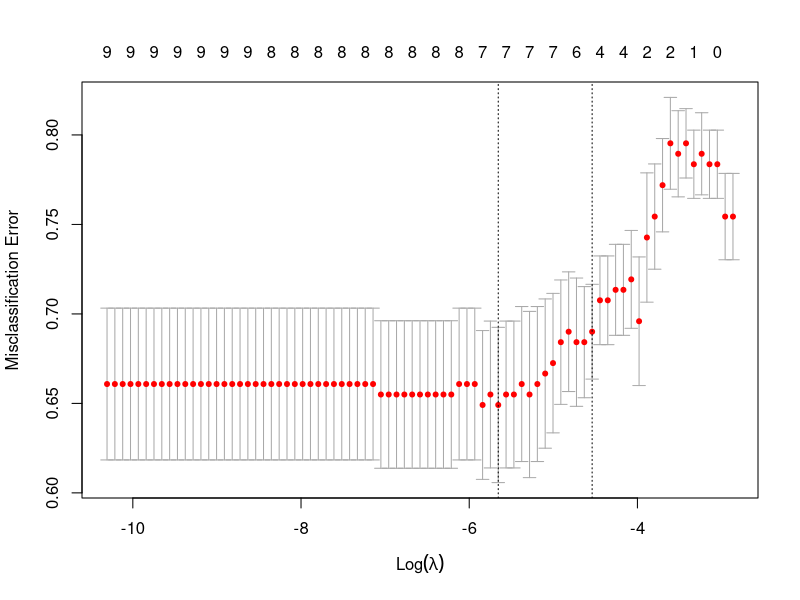

This chart was generated by the following R code:
## ---- chunk 1
# Packages
library(caret)
library(glmnet)
library(dplyr)

## ---- chunk 2
# Read data
Sixty_Minutes_Micro <- read.csv("Burning Macro and Micro Data - 60 Minutes  - Micro.csv",
                 stringsAsFactors = FALSE)
## ---- chunk 3
# Set outcome
Sixty_Minutes_Micro$Tool <- as.factor(Sixty_Minutes_Micro$Tool)

# Remove rows with missing data
lasso_data_complete <- na.omit(Sixty_Minutes_Micro)

# Check how many rows remain
nrow(lasso_data_complete)
## ---- chunk 4
# Separate outcome and predictors
y <- lasso_data_complete$Tool

x_raw <- lasso_data_complete %>%
  select(-Tool)

# Check near-zero variance variables
nzv_metrics <- nearZeroVar(
  x_raw,
  freqCut = 95/5,
  uniqueCut = 10,
  saveMetrics = TRUE
)

nzv_metrics

# See which variables are flagged
nzv_metrics[nzv_metrics$nzv == TRUE, ]

# Remove near-zero variance predictors
nzv_vars <- rownames(nzv_metrics[nzv_metrics$nzv == TRUE, ])

x_filtered <- x_raw %>%
  select(-all_of(nzv_vars))
## ---- chunk 5
# Dummy-code categorical predictors
dummy_model <- dummyVars(~ ., data = x_filtered, fullRank = TRUE)

x <- predict(dummy_model, newdata = x_filtered)

# Make sure x is a matrix
x <- as.matrix(x)
## ---- chunk 6
set.seed(42)

cv_lasso <- cv.glmnet(
  x = x,
  y = y,
  family = "multinomial",
  alpha = 1,
  type.measure = "class",
  nfolds = 10,
  standardize = FALSE
)

# Plot cross-validation curve
plot(cv_lasso)

# Best lambda
cv_lasso$lambda.min

# More conservative lambda
cv_lasso$lambda.1se
## ---- chunk 7
# Coefficients at lambda.min
coef_min <- coef(cv_lasso, s = "lambda.min")

# Coefficients at lambda.1se
coef_1se <- coef(cv_lasso, s = "lambda.1se")
## ---- chunk 8
# Function to pull non-zero coefficients by class
get_selected_vars <- function(coef_object) {
  selected <- lapply(coef_object, function(class_coef) {
    temp <- as.matrix(class_coef)
    rownames(temp)[temp[, 1] != 0]
  })
  
  selected <- lapply(selected, function(vars) {
    vars[vars != "(Intercept)"]
  })
  
  return(selected)
}

selected_min <- get_selected_vars(coef_min)
selected_1se <- get_selected_vars(coef_1se)

selected_min
selected_1se
## ---- chunk 9
# Classification accuracy for lambda.min and lambda.1se

# Predicted classes for lambda.min
pred_min <- predict(
  cv_lasso,
  newx = x,
  s = "lambda.min",
  type = "class"
)

# Predicted classes for lambda.1se
pred_1se <- predict(
  cv_lasso,
  newx = x,
  s = "lambda.1se",
  type = "class"
)

# Convert predictions to factors with the same levels as your outcome
pred_min <- factor(pred_min[, 1], levels = levels(y))
pred_1se <- factor(pred_1se[, 1], levels = levels(y))

# Calculate classification accuracy
accuracy_min <- mean(pred_min == y)
accuracy_1se <- mean(pred_1se == y)

# Overall accuracy results
accuracy_min
accuracy_1se
## ---- chunk 10
# Function for accuracy by tool type
accuracy_by_tool <- function(actual, predicted) {
  
  results <- data.frame(
    Tool = levels(actual),
    Correct = NA,
    Total = NA,
    Accuracy = NA
  )
  
  for (i in seq_along(levels(actual))) {
    
    tool <- levels(actual)[i]
    
    tool_rows <- actual == tool
    
    results$Correct[i] <- sum(predicted[tool_rows] == actual[tool_rows])
    results$Total[i] <- sum(tool_rows)
    results$Accuracy[i] <- results$Correct[i] / results$Total[i]
  }
  
  return(results)
}
## ---- chunk 11
# Accuracy by tool type for lambda.min
accuracy_min <- accuracy_by_tool(
  actual = y,
  predicted = pred_min
)

accuracy_min

# Accuracy by tool type for lambda.1se
accuracy_1se <- accuracy_by_tool(
  actual = y,
  predicted = pred_1se
)

accuracy_1se
## ---- chunk 12
# Confusion matrix for lambda.min
confusionMatrix(
  data = pred_min,
  reference = y
)

# Confusion matrix for lambda.1se
confusionMatrix(
  data = pred_1se,
  reference = y
)
